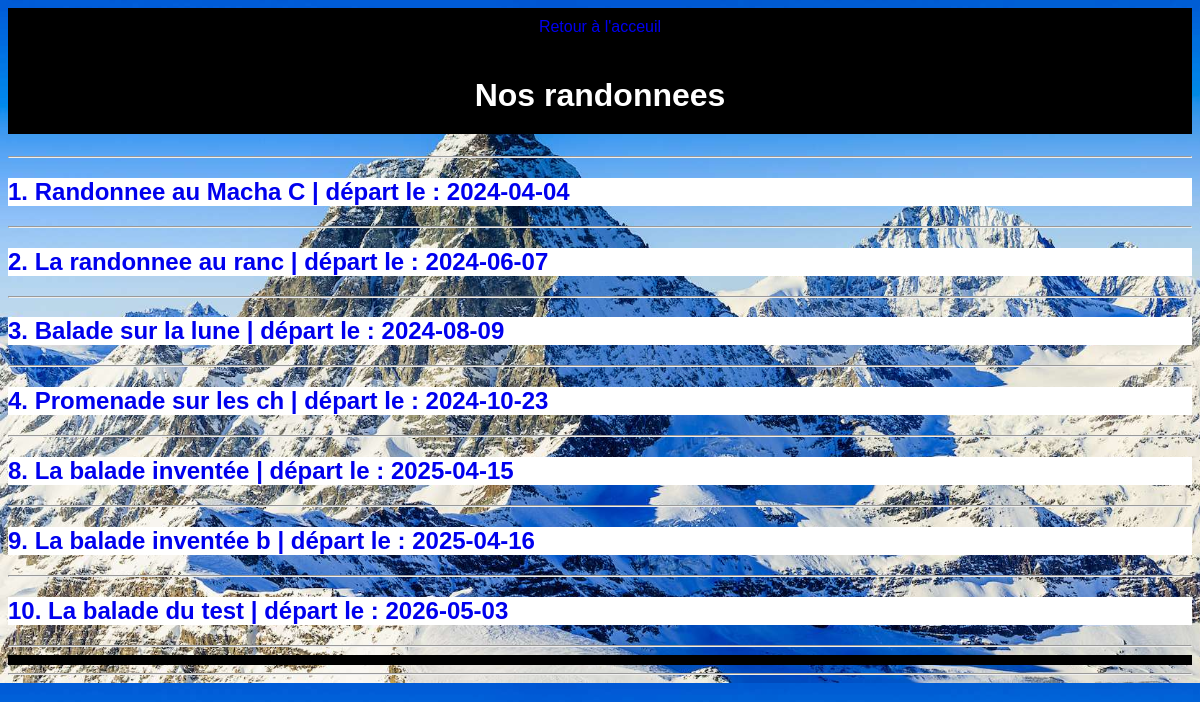
/index.php?action=randonnees, run on the app's committed database.
### tables this page shows
CREATE TABLE `randonnee` (
  `numRando` int(1) NOT NULL,
  `titre` varchar(20) NOT NULL,
  `dateDep` date NOT NULL
);

### models/modelConnect.php (called while the page is built, shortened)
<?php
function getDatabase() {
    static $db = null;
    $dsn = 'mysql:host=localhost;dbname=randonnee';
    $user = 'root';
    $password = '';
    if ($db === null) {
        try {
            $db = new PDO($dsn, $user, $password);
            $db->setAttribute(PDO::ATTR_ERRMODE, PDO::ERRMODE_EXCEPTION);
        } catch(PDOException $e) {
            echo 'Erreur de connexion : ' . $e->getMessage();
            exit();
        }
    }
    return $db;
}
function getRando(){
	$db=getDatabase();
	$rando = $db-> prepare('SELECT DISTINCT numRando, titre, dateDep FROM randonnee ORDER BY dateDep ASC');
	$rando -> execute();
	$randos = $rando ->fetchAll(PDO::FETCH_ASSOC);
	return $randos;
}
?>

### controllers/blogControl.php (called while the page is built, shortened)
<?php
require 'models/modelConnect.php';
function randoIndex() {
	$randos = getRando();
	require 'views/randosView.php';
}
?>

### views/randosView.php (the view, shortened to what this page needs)
<?php foreach ($randos as $rando): ?>
    <article id="liens">
        <a href="index.php?action=randonnee&id=<?= $rando['numRando']; ?>">
            <h2>
              <?php echo $rando['numRando'].'. '.$rando['titre'] .
			  ' | départ le : ' . $rando['dateDep']; ?>
            </h2>
        </a>
    </article>
    <hr />
<?php endforeach ?>
<?php require 'layout.php'; ?>

### public/style.css (style rules this page uses)
html { margin: auto; }
body { font-family: 'Arial'; background-image: url("./images/background.jpg"); background-size: cover; }
a { text-decoration:none; }
#liens { color: black; background:white; right: 50%; }

### data on the page
randonnee: numRando "1", titre "Randonnee au Macha C", dateDep "2024-04-04"
randonnee: numRando "2", titre "La randonnee au ranc", dateDep "2024-06-07"
randonnee: numRando "3", titre "Balade sur la lune", dateDep "2024-08-09"
randonnee: numRando "4", titre "Promenade sur les ch", dateDep "2024-10-23"
randonnee: numRando "8", titre "La balade inventée", dateDep "2025-04-15"
randonnee: numRando "9", titre "La balade inventée b", dateDep "2025-04-16"
randonnee: numRando "10", titre "La balade du test", dateDep "2026-05-03"

### other printed values
$title "Nos randonnees"
